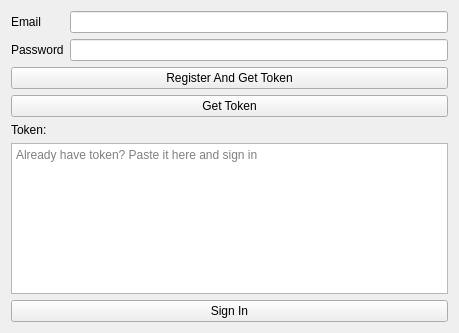
<?xml version="1.0" encoding="UTF-8"?>
<ui version="4.0">
 <class>AuthWindow</class>
 <widget class="QWidget" name="AuthWindow">
  <property name="geometry">
   <rect>
    <x>0</x>
    <y>0</y>
    <width>459</width>
    <height>333</height>
   </rect>
  </property>
  <property name="windowTitle">
   <string>Auth</string>
  </property>
  <layout class="QVBoxLayout" name="verticalLayout">
   <item>
    <layout class="QFormLayout" name="formLayout">
     <item row="0" column="0">
      <widget class="QLabel" name="label">
       <property name="text">
        <string>Email</string>
       </property>
      </widget>
     </item>
     <item row="0" column="1">
      <widget class="QLineEdit" name="email_line_edit"/>
     </item>
     <item row="1" column="0">
      <widget class="QLabel" name="label_2">
       <property name="text">
        <string>Password</string>
       </property>
      </widget>
     </item>
     <item row="1" column="1">
      <widget class="QLineEdit" name="password_line_edit"/>
     </item>
    </layout>
   </item>
   <item>
    <widget class="QPushButton" name="generate_token_button">
     <property name="text">
      <string>Register And Get Token</string>
     </property>
    </widget>
   </item>
   <item>
    <widget class="QPushButton" name="get_token">
     <property name="text">
      <string>Get Token</string>
     </property>
    </widget>
   </item>
   <item>
    <widget class="QLabel" name="label_3">
     <property name="text">
      <string>Token:</string>
     </property>
    </widget>
   </item>
   <item>
    <widget class="QTextEdit" name="token_text_edit">
     <property name="placeholderText">
      <string>Already have token? Paste it here and sign in</string>
     </property>
    </widget>
   </item>
   <item>
    <widget class="QPushButton" name="sign_in_button">
     <property name="text">
      <string>Sign In</string>
     </property>
    </widget>
   </item>
  </layout>
 </widget>
 <resources/>
 <connections/>
</ui>
